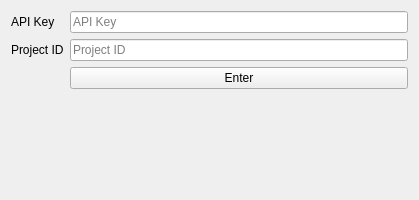
<?xml version="1.0" encoding="UTF-8"?>
<ui version="4.0">
 <class>AuthWindow</class>
 <widget class="QMainWindow" name="AuthWindow">
  <property name="geometry">
   <rect>
    <x>0</x>
    <y>0</y>
    <width>419</width>
    <height>200</height>
   </rect>
  </property>
  <property name="windowTitle">
   <string>DevProm's REST API test</string>
  </property>
  <widget class="QWidget" name="mainWidget">
   <property name="minimumSize">
    <size>
     <width>200</width>
     <height>200</height>
    </size>
   </property>
   <property name="layoutDirection">
    <enum>Qt::LeftToRight</enum>
   </property>
   <layout class="QFormLayout" name="formLayout">
    <item row="0" column="0">
     <widget class="QLabel" name="label">
      <property name="text">
       <string>API Key</string>
      </property>
     </widget>
    </item>
    <item row="0" column="1">
     <widget class="QLineEdit" name="leApiField">
      <property name="sizePolicy">
       <sizepolicy hsizetype="Preferred" vsizetype="Fixed">
        <horstretch>0</horstretch>
        <verstretch>0</verstretch>
       </sizepolicy>
      </property>
      <property name="inputMask">
       <string/>
      </property>
      <property name="text">
       <string/>
      </property>
      <property name="placeholderText">
       <string>API Key</string>
      </property>
     </widget>
    </item>
    <item row="2" column="0">
     <widget class="QLabel" name="label_2">
      <property name="text">
       <string>Project ID</string>
      </property>
     </widget>
    </item>
    <item row="2" column="1">
     <widget class="QLineEdit" name="leProjectId">
      <property name="sizePolicy">
       <sizepolicy hsizetype="Preferred" vsizetype="Fixed">
        <horstretch>0</horstretch>
        <verstretch>0</verstretch>
       </sizepolicy>
      </property>
      <property name="placeholderText">
       <string>Project ID</string>
      </property>
     </widget>
    </item>
    <item row="4" column="1">
     <widget class="QPushButton" name="btnAuth">
      <property name="sizePolicy">
       <sizepolicy hsizetype="Preferred" vsizetype="Fixed">
        <horstretch>0</horstretch>
        <verstretch>0</verstretch>
       </sizepolicy>
      </property>
      <property name="text">
       <string>Enter</string>
      </property>
     </widget>
    </item>
   </layout>
  </widget>
 </widget>
 <layoutdefault spacing="6" margin="11"/>
 <resources/>
 <connections/>
</ui>
